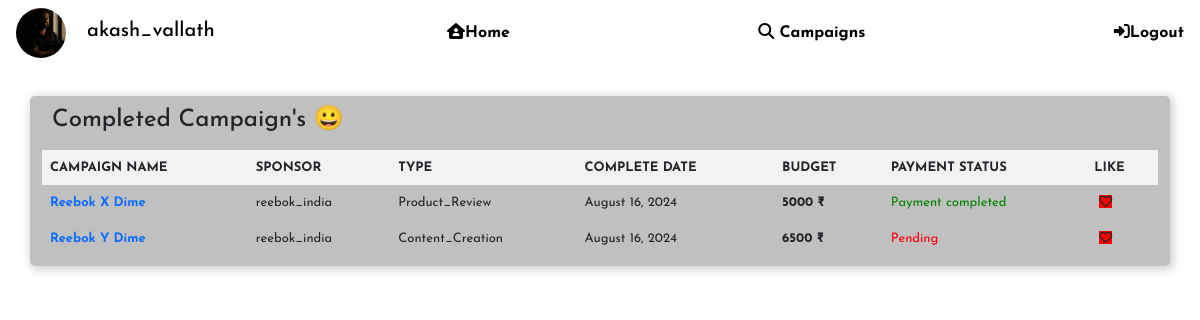
The page /influencer/1/completedcampaigns (signed in) on the database its author committed.
### models.py (models this page shows)
class Influencer(db.Model):
    id = db.Column(db.Integer, primary_key=True)
    username = db.Column(db.String, unique=True, nullable=False)
    passhash = db.Column(db.String(256), nullable=False)
    fullname = db.Column(db.String, nullable=True)
    email = db.Column(db.String, nullable=False, unique=True)
    instagram = db.Column(db.Boolean, nullable=False, default=False)
    facebook = db.Column(db.Boolean, nullable=False, default=False)
    youtube = db.Column(db.Boolean, nullable=False, default=False)
    linkedin = db.Column(db.Boolean, nullable=False, default=False)
    niche = db.Column(db.String, nullable=False, default="N/A")
    aboutyou = db.Column(db.String, nullable=False, default="N/A")
    profilepic = db.Column(db.Boolean, default=False)
    file_extension = db.Column(db.String, nullable=False, default="N/A")
    likes = db.Column(db.Integer, default=0)
    flag = db.Column(db.Boolean, nullable=False, default=False)
    feedbackdata = db.relationship('InfluencerFeedbackData', backref='influencer', lazy=True, cascade='all, delete-orphan')
    completed_campaigns = db.relationship('CompletedCampaigns', backref='influencer', lazy=True, cascade='all, delete-orphan')
    my_data = db.relationship('InfluencerData', backref='influencer', lazy=True, cascade='all, delete-orphan')
    ongoing_events = db.relationship('Ongoingevents', backref='influencer', lazy=True, cascade='all, delete-orphan')
    influencer_requests = db.relationship('InfluencerRequests', backref='influencer', lazy=True, cascade='all, delete-orphan')
    sponsor_requests = db.relationship('SponsorRequests', backref='influencer', lazy=True, cascade='all, delete-orphan')
    negotiates = db.relationship('Negotiate', backref='influencer', lazy=True, cascade='all, delete-orphan')

class CompletedCampaigns(db.Model):
    id = db.Column(db.Integer, primary_key=True)
    sponsor_id = db.Column(db.Integer, db.ForeignKey('sponsor.id'), nullable=False)
    campaign_id = db.Column(db.Integer, db.ForeignKey('campaign.id'), nullable=False)
    influencer_id = db.Column(db.Integer, db.ForeignKey('influencer.id'), nullable=False)
    budget = db.Column(db.Integer, nullable=False)
    payment_status = db.Column(db.Boolean, default=False)
    completeddate = db.Column(db.DateTime, default=datetime.now())
    influencer_like = db.Column(db.Boolean, default=False)
    campaign_like = db.Column(db.Boolean, default=False)

class Campaign(db.Model):
    id = db.Column(db.Integer, primary_key=True)
    name = db.Column(db.String, nullable=False)
    typeofcampaign = db.Column(db.String, nullable=False)
    budget = db.Column(db.Integer, nullable=False)
    description = db.Column(db.String, nullable=False)
    goals = db.Column(db.String, nullable=False)
    audience = db.Column(db.String, nullable=False)
    communication = db.Column(db.String, nullable=False)
    created_on = db.Column(db.DateTime, nullable=False, default=datetime.now())
    deadline = db.Column(db.DateTime, nullable=False)
    companyname = db.Column(db.String, nullable=False)
    sponsor_id = db.Column(db.Integer, db.ForeignKey('sponsor.id'), nullable=False)
    likes = db.Column(db.Integer, default=0)
    flag = db.Column(db.Boolean, nullable=False, default=False)
    completed_campaigns = db.relationship('CompletedCampaigns', backref='campaign', lazy=True, cascade='all, delete-orphan')
    influencer_requests = db.relationship('InfluencerRequests', backref='campaign', lazy=True, cascade='all, delete-orphan')
    sponsor_requests = db.relationship('SponsorRequests', backref='campaign', lazy=True, cascade='all, delete-orphan')
    ongoing_events = db.relationship('Ongoingevents', backref='campaign', lazy=True, cascade='all, delete-orphan')
    negotiates = db.relationship('Negotiate', backref='campaign', lazy=True, cascade='all, delete-orphan')

class Sponsor(db.Model):
    id = db.Column(db.Integer, primary_key=True)
    username = db.Column(db.String, unique=True, nullable=False)
    passhash = db.Column(db.String(256), nullable=False)
    email = db.Column(db.String, nullable=False, unique=True)
    companyname = db.Column(db.String, nullable=False)
    industrysector = db.Column(db.String, nullable=False)
    companybackground = db.Column(db.String, nullable=False)
    profilepic = db.Column(db.Boolean, default=False)
    file_extension = db.Column(db.String, nullable=False, default="N/A")
    flag = db.Column(db.Boolean, nullable=False, default=False)
    negotiations = db.relationship('Negotiate', backref='sponsor', lazy=True, cascade='all, delete-orphan')
    feedbackdata = db.relationship('SponsorFeedbackData', backref='sponsor', lazy=True, cascade='all, delete-orphan')
    completed_campaigns = db.relationship('CompletedCampaigns', backref='sponsor', lazy=True)
    carddetail = db.relationship('SponsorCardDetails', backref='sponsor', lazy=True, cascade='all, delete-orphan')
    campaigns = db.relationship('Campaign', backref='sponsor', lazy=True, cascade='all, delete-orphan')
    ongoing_events = db.relationship('Ongoingevents', backref='sponsor', lazy=True, cascade='all, delete-orphan')
    influencer_requests = db.relationship('InfluencerRequests', backref='sponsor', lazy=True, cascade='all, delete-orphan')
    sponsor_requests = db.relationship('SponsorRequests', backref='sponsor', lazy=True, cascade='all, delete-orphan')

### routes.py (the view)
@app.route('/influencer/<int:id>/completedcampaigns')
@login_required
def influencer_completed_campaigns(id):
    influencer = Influencer.query.get(id)
    completedcampaigns = CompletedCampaigns.query.filter_by(influencer_id=id).all()
    return render_template('influencercompletedcampaigns.html', completedcampaigns=completedcampaigns,
                           influencer=influencer)

### routes.py (called while the page is built)
def login_required(func):
    @wraps(func)
    def wrapper(*args, **kwargs):
        if 'username' not in session:
            flash("You need to login first")
            return redirect(url_for('login'))
        influencer = Influencer.query.filter_by(username=session['username']).first()
        sponsor = Sponsor.query.filter_by(username=session['username']).first()
        admin = Admin.query.filter_by(username=session['username']).first()
        if sponsor or influencer or admin:
            return func(*args, **kwargs)
        session.pop('username')
        return redirect(url_for('login'))
    return wrapper

### templates/influencercompletedcampaigns.html (shortened to what this page needs)
{% extends 'layout.html' %}
{% block body %}
<div class="navbar">
    <div>
        {% if influencer.profilepic %}
        {% set filename = influencer.username + influencer.file_extension %}
        <a style="display: inline;" class="no-hover" href="{{url_for('influencer_myprofile', id=influencer.id)}}"><img class="roundimage" src="{{url_for('static', filename='profilepics/' + filename)}}"></a>
        {% else %}
        <a style="display: inline;" class="no-hover" href="{{url_for('influencer_myprofile', id=influencer.id)}}"><img class="roundimage" src="https://api.dicebear.com/9.x/thumbs/svg?seed=Mimi"></a>
        {% endif %}
        <h5 style="display: inline;">{{ influencer.username }}</h5>
    </div>
    <a href="{{url_for('home')}}"><i class="fa-solid fa-house-user"></i>Home</a>
    <a href="{{ url_for('influencer_find_campaign', id=influencer.id )}}"><i class="fa-solid fa-magnifying-glass"></i> Campaigns</a>
    {% if 'username' in session %}
    <a href="{{url_for('logout')}}"><i class="fa-solid fa-right-to-bracket"></i>Logout</a>
    {% else %}
    <a href="{{url_for('login')}}"><i class="fa-solid fa-right-to-bracket"></i>Login</a>
    {% endif %}
</div>
<div class="content">
    <div class="container" style="margin-top: 10px;">
        <h4 style="margin-left: 10px; margin-bottom: 15px;">Completed Campaign's 😀</h4>
        {% if completedcampaigns %}
        <table>
            <tr>
                <th>CAMPAIGN NAME</th>
                <th>SPONSOR</th>
                <th>TYPE</th>
                <th>COMPLETE DATE</th>
                <th>BUDGET</th>
                <th>PAYMENT STATUS</th>
                <th>LIKE</th>
            </tr>
        {% for campaign in completedcampaigns %}
            <tr>
                <td><a href="{{url_for('campaign', cmpid=campaign.campaign_id, infid=campaign.influencer_id)}}"><b>{{ campaign.campaign.name }}</b></a></td>
                <td>{{ campaign.campaign.sponsor.username }}</td>
                <td>{{ campaign.campaign.typeofcampaign }}</td>
                <td>{{ campaign.completeddate.strftime('%B %d, %Y') }}</td>
                <td><b>{{ campaign.budget }} ₹</b></td>
                {% if campaign.payment_status %}
                <td style="color: green;">Payment completed</td>
                {% else %}
                <td style="color: red;">Pending</td>
                {% endif %}
                <td><i style="background-color: red; margin-left: 5px;" class="fa-regular fa-heart"></i></td>
            </tr>
        {% endfor %}
        </table>
        {% else %}
        <p style="margin-left: 10px;">You have Not completed any campaign yet!<p>
        {% endif %}
    </div>
</div>
{% endblock body %}

### static/home.css (style rules this page uses)
body { background-size: cover; background-position: center; font-family:'Inter', sans-serif; font-size: medium; font-weight: 400; }
.navbar { background-size: cover; background-position: center; color: black; position: fixed; padding: 15px; border-radius: 5px; box-sizing: border-box; display: flex; flex-direction:row; }
.navbar a { color: black; text-decoration: none; font-weight: bolder; display: block; margin-right: 6px; margin-left: 6px; padding: 10px; border-radius: 5px; transition: background-color 0.3s, padding-left 0.3s, box-shadow 0.3s; }
.content { padding: 20px; }
.container { background-color:silver; padding: 10px; border-radius: 5px; box-shadow:2px 2px 10px 2px lightgray; margin-top: 2px; margin-bottom: 12px; }
.roundimage { width: 50px; height: 50px; border-radius: 50%; overflow: hidden; }
table { width: 100%; }
th, td { font-size: small; border: 1px solid #ddd; padding: 8px; text-align: left; word-wrap: break-word; }
th { background-color: #f2f2f2; }
table a { text-decoration: none; }

### rows shown on the page
Influencer: username "akash_vallath"
CompletedCampaigns: campaign.name "Reebok X Dime", campaign.sponsor.username "reebok_india", campaign.typeofcampaign "Product_Review", completeddate "August 16, 2024", budget "5000", payment_status "Payment completed"
CompletedCampaigns: campaign.name "Reebok Y Dime", campaign.sponsor.username "reebok_india", campaign.typeofcampaign "Content_Creation", completeddate "August 16, 2024", budget "6500", payment_status "Pending"
